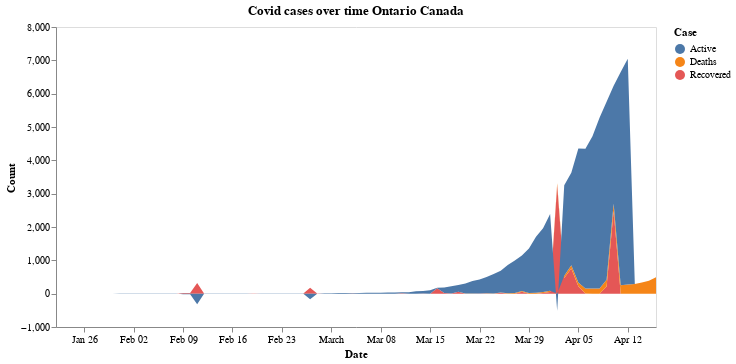

This figure's notebook cell:
### Markdown cell above
### Cases in Ontario Canada

### Code cell
cases_over_time('Canada', 'Ontario')

### Figure 1 — Vega-Lite specification as saved in the notebook (floating-point values rounded to 4 significant figures; data arrays with more than 128 entries replaced by an {"elided": "..."} marker saying what was removed)
{"config": {"view": {"continuousWidth": 400, "continuousHeight": 300}, "axis": {"grid": false}}, "data": {"name": "data-4272148d42599f49167d23212aa0a4c1"}, "mark": "area", "encoding": {"color": {"type": "nominal", "field": "Case"}, "x": {"type": "temporal", "field": "Date"}, "y": {"type": "quantitative", "field": "Count"}}, "title": "Covid cases over time Ontario Canada", "width": 600, "$schema": "https://vega.github.io/schema/vega-lite/v4.8.1.json", "datasets": {"data-4272148d42599f49167d23212aa0a4c1": {"elided": "258 records"}}}
